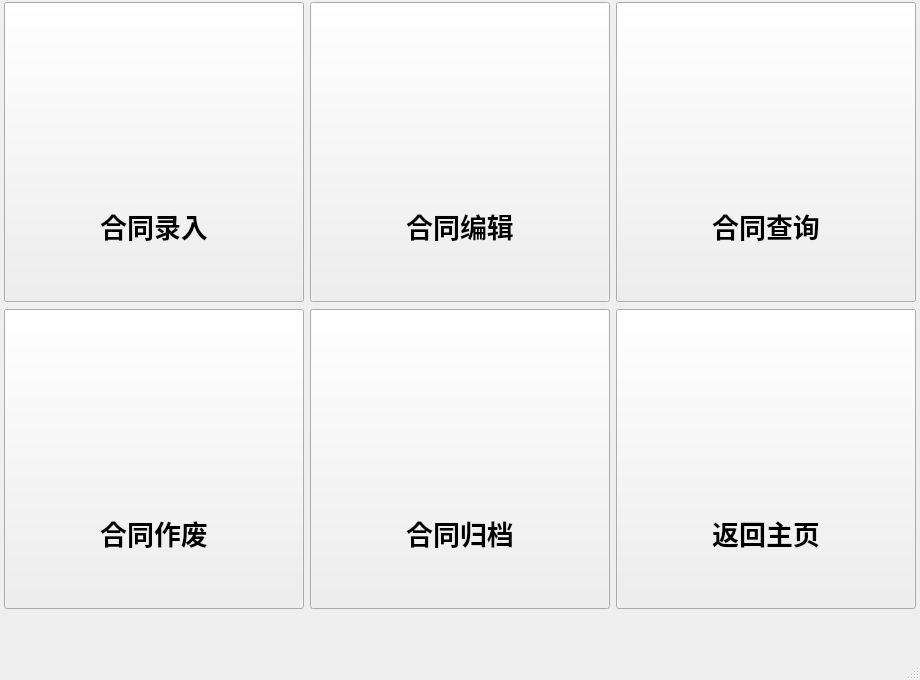
<?xml version="1.0" encoding="UTF-8"?>
<ui version="4.0">
 <class>MainWindow</class>
 <widget class="QMainWindow" name="MainWindow">
  <property name="geometry">
   <rect>
    <x>0</x>
    <y>0</y>
    <width>920</width>
    <height>680</height>
   </rect>
  </property>
  <property name="minimumSize">
   <size>
    <width>920</width>
    <height>680</height>
   </size>
  </property>
  <property name="windowTitle">
   <string>合同管理</string>
  </property>
  <widget class="QWidget" name="centralwidget">
   <widget class="QWidget" name="gridLayoutWidget_2">
    <property name="geometry">
     <rect>
      <x>4</x>
      <y>1</y>
      <width>914</width>
      <height>611</height>
     </rect>
    </property>
    <layout class="QGridLayout" name="gridLayout_1">
     <item row="0" column="2">
      <widget class="QPushButton" name="pushButton_3">
       <property name="minimumSize">
        <size>
         <width>300</width>
         <height>300</height>
        </size>
       </property>
       <property name="maximumSize">
        <size>
         <width>300</width>
         <height>300</height>
        </size>
       </property>
       <property name="font">
        <font>
         <family>华文中宋</family>
         <pointsize>20</pointsize>
         <weight>75</weight>
         <bold>true</bold>
         <stylestrategy>PreferAntialias</stylestrategy>
        </font>
       </property>
       <property name="text">
        <string>



合同查询</string>
       </property>
       <property name="iconSize">
        <size>
         <width>300</width>
         <height>300</height>
        </size>
       </property>
      </widget>
     </item>
     <item row="1" column="0">
      <widget class="QPushButton" name="pushButton_4">
       <property name="minimumSize">
        <size>
         <width>300</width>
         <height>300</height>
        </size>
       </property>
       <property name="maximumSize">
        <size>
         <width>300</width>
         <height>300</height>
        </size>
       </property>
       <property name="font">
        <font>
         <family>华文中宋</family>
         <pointsize>20</pointsize>
         <weight>75</weight>
         <bold>true</bold>
         <stylestrategy>PreferAntialias</stylestrategy>
        </font>
       </property>
       <property name="text">
        <string>



合同作废</string>
       </property>
       <property name="iconSize">
        <size>
         <width>300</width>
         <height>300</height>
        </size>
       </property>
      </widget>
     </item>
     <item row="0" column="0">
      <widget class="QPushButton" name="pushButton_1">
       <property name="sizePolicy">
        <sizepolicy hsizetype="Fixed" vsizetype="Fixed">
         <horstretch>0</horstretch>
         <verstretch>0</verstretch>
        </sizepolicy>
       </property>
       <property name="minimumSize">
        <size>
         <width>300</width>
         <height>300</height>
        </size>
       </property>
       <property name="maximumSize">
        <size>
         <width>300</width>
         <height>300</height>
        </size>
       </property>
       <property name="baseSize">
        <size>
         <width>300</width>
         <height>300</height>
        </size>
       </property>
       <property name="font">
        <font>
         <family>华文中宋</family>
         <pointsize>20</pointsize>
         <weight>75</weight>
         <bold>true</bold>
         <stylestrategy>PreferAntialias</stylestrategy>
        </font>
       </property>
       <property name="text">
        <string>



合同录入</string>
       </property>
       <property name="iconSize">
        <size>
         <width>300</width>
         <height>300</height>
        </size>
       </property>
       <property name="flat">
        <bool>false</bool>
       </property>
      </widget>
     </item>
     <item row="1" column="1">
      <widget class="QPushButton" name="pushButton_5">
       <property name="minimumSize">
        <size>
         <width>300</width>
         <height>300</height>
        </size>
       </property>
       <property name="maximumSize">
        <size>
         <width>300</width>
         <height>300</height>
        </size>
       </property>
       <property name="font">
        <font>
         <family>华文中宋</family>
         <pointsize>20</pointsize>
         <weight>75</weight>
         <bold>true</bold>
         <stylestrategy>PreferAntialias</stylestrategy>
        </font>
       </property>
       <property name="text">
        <string>



合同归档</string>
       </property>
       <property name="iconSize">
        <size>
         <width>300</width>
         <height>300</height>
        </size>
       </property>
      </widget>
     </item>
     <item row="0" column="1">
      <widget class="QPushButton" name="pushButton_2">
       <property name="sizePolicy">
        <sizepolicy hsizetype="Fixed" vsizetype="Fixed">
         <horstretch>0</horstretch>
         <verstretch>0</verstretch>
        </sizepolicy>
       </property>
       <property name="minimumSize">
        <size>
         <width>300</width>
         <height>300</height>
        </size>
       </property>
       <property name="maximumSize">
        <size>
         <width>300</width>
         <height>300</height>
        </size>
       </property>
       <property name="font">
        <font>
         <family>华文中宋</family>
         <pointsize>20</pointsize>
         <weight>75</weight>
         <bold>true</bold>
         <stylestrategy>PreferAntialias</stylestrategy>
        </font>
       </property>
       <property name="text">
        <string>



合同编辑</string>
       </property>
       <property name="iconSize">
        <size>
         <width>300</width>
         <height>300</height>
        </size>
       </property>
      </widget>
     </item>
     <item row="1" column="2">
      <widget class="QPushButton" name="pushButton_6">
       <property name="minimumSize">
        <size>
         <width>300</width>
         <height>300</height>
        </size>
       </property>
       <property name="maximumSize">
        <size>
         <width>300</width>
         <height>300</height>
        </size>
       </property>
       <property name="font">
        <font>
         <family>华文中宋</family>
         <pointsize>20</pointsize>
         <weight>75</weight>
         <bold>true</bold>
         <stylestrategy>PreferAntialias</stylestrategy>
        </font>
       </property>
       <property name="text">
        <string>



返回主页</string>
       </property>
       <property name="iconSize">
        <size>
         <width>300</width>
         <height>300</height>
        </size>
       </property>
       <property name="flat">
        <bool>false</bool>
       </property>
      </widget>
     </item>
    </layout>
   </widget>
  </widget>
  <widget class="QStatusBar" name="statusbar"/>
 </widget>
 <resources/>
 <connections/>
</ui>
